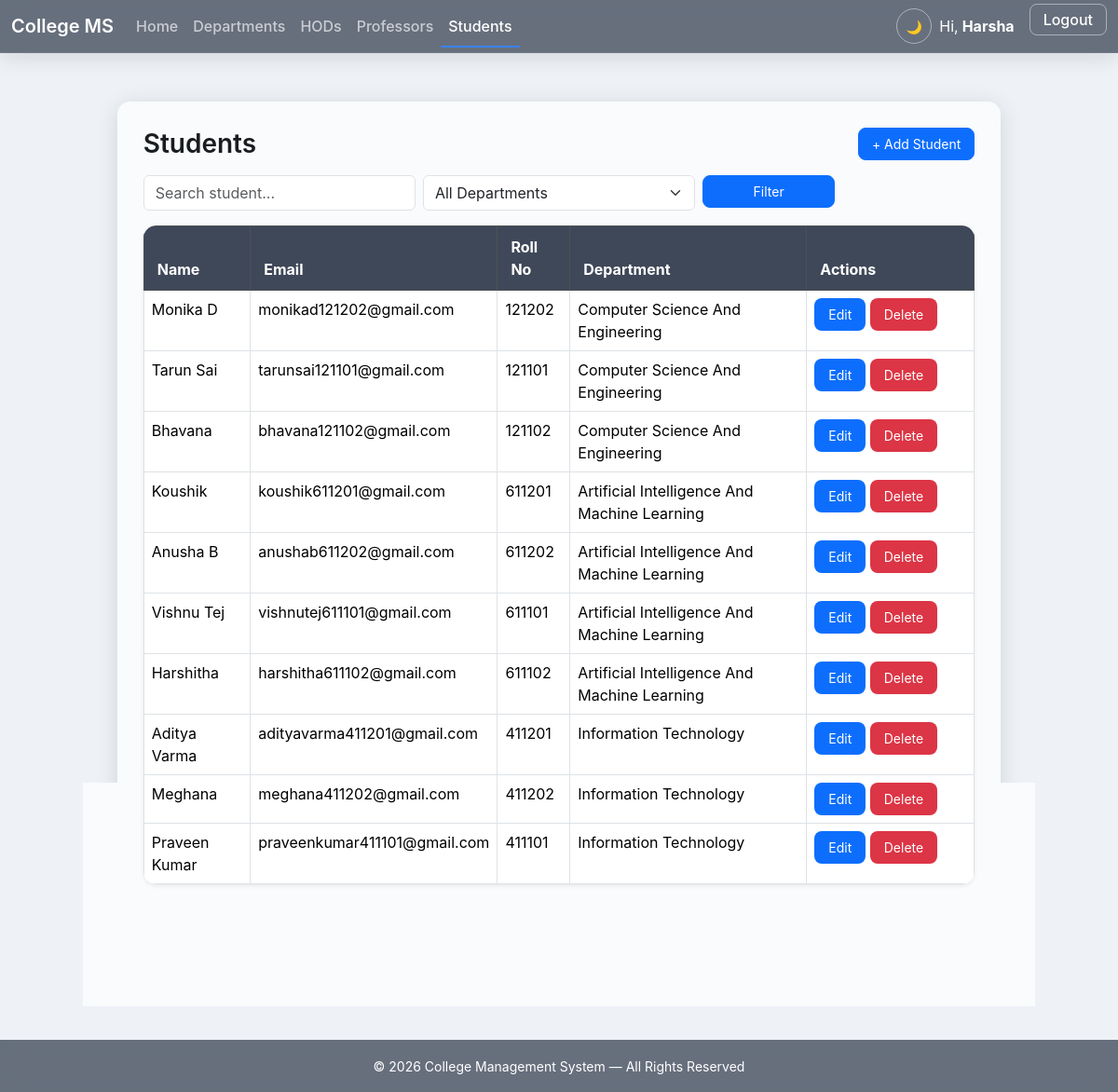
/students/ (signed in), run on an earlier commit of the app's database.
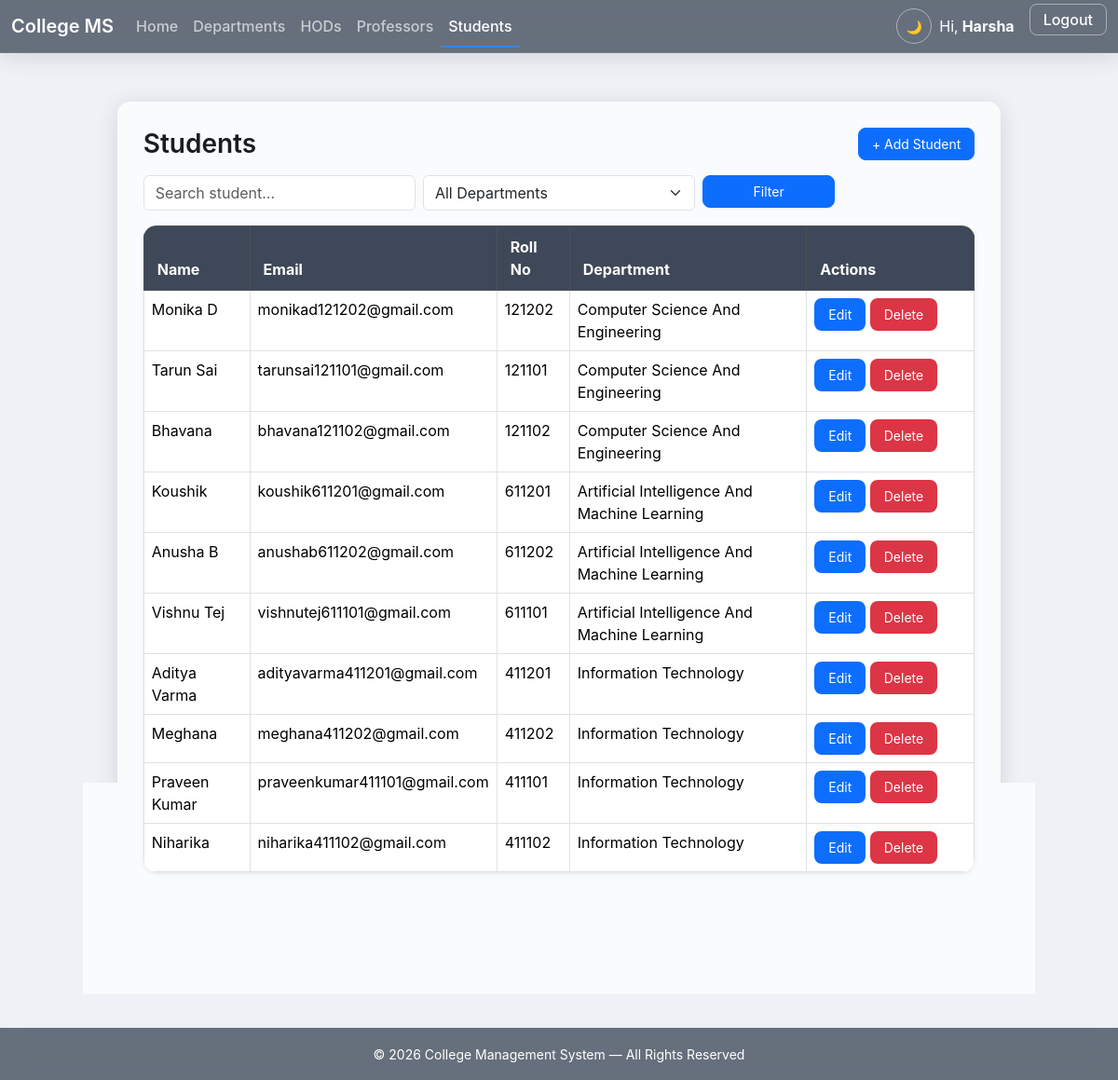
And on a later commit of the database.
### app1/models.py (models this page shows, shortened)
class Student(models.Model):
    professor = models.ForeignKey(Professor,on_delete=models.CASCADE,related_name='students')
    department = models.ForeignKey(Department,on_delete=models.CASCADE)
    name = models.CharField(max_length=100)
    roll_no = models.CharField(max_length=20, unique=True)
    email = models.EmailField(unique=True)

class Department(models.Model):
    name = models.CharField(max_length=100, unique=True)
    code = models.CharField(max_length=10, unique=True)

### app1/views.py (the view)
# urls.py: path('students/', views.student_list, name='student_list'),
@login_required
def student_list(request):
    search = request.GET.get('search', '')
    dept = request.GET.get('department', '')
    qs = Student.objects.all().order_by('id')
    if search:
        qs = qs.filter(name__icontains=search)
    if dept:
        qs = qs.filter(department__name=dept)
    paginator = Paginator(qs, 10)
    page = request.GET.get('page')
    data = paginator.get_page(page)
    return render(request, 'frontend_app1/student_list.html', {
        'data': data,
        'departments': Department.objects.all(),
        'search': search,
        'department_selected': dept,
    })

### templates/frontend_app1/student_list.html (shortened to what this page needs)
{% extends 'base.html' %}
{% block content %}
<div class="table-page page-fade">
    <div class="d-flex justify-content-between align-items-center mb-3">
        <h3 class="fw-semibold m-0">Students</h3>
        <a href="{% url 'add_student' %}" class="btn btn-primary btn-sm">
            + Add Student
        </a>
    </div>
    <form method="get" class="row g-2 mb-3">
        <div class="col-md-4">
            <input type="text" name="search" value="{{ request.GET.search }}"
                   class="form-control" placeholder="Search student...">
        </div>
        <div class="col-md-4">
            <select name="department" class="form-select">
                <option value="">All Departments</option>
            </select>
        </div>
        <div class="col-md-2">
            <button class="btn btn-primary w-100">Filter</button>
        </div>
    </form>
    <table class="table table-bordered table-hover bg-white shadow-sm">
        <thead class="table-dark">
            <tr>
                <th>Name</th>
                <th>Email</th>
                <th>Roll No</th>
                <th>Department</th>
                <th style="width:180px;">Actions</th>
            </tr>
        </thead>
        <tbody>
        {% for x in data %}
            <tr>
                <td>{{ x.name }}</td>
                <td>{{ x.email }}</td>
                <td>{{ x.roll_no }}</td>
                <td>{{ x.department.name }}</td>
                <td>
                    <a href="{% url 'confirm_edit_student' x.id %}" class="btn btn-edit btn-sm">Edit</a>
                    <a href="{% url 'delete_student' x.id %}" class="btn btn-delete btn-sm">Delete</a>
                </td>
            </tr>
        {% empty %}
            <tr><td colspan="5" class="text-center text-muted">No students found.</td></tr>
        {% endfor %}
        </tbody>
    </table>
    {% include 'frontend_app1/pagination.html' with data=data %}
</div>
{% endblock %}

### templates/base.html (shortened to what this page needs)
{% load static %}
<!DOCTYPE html>
<html lang="en" data-bs-theme="light">
<head>
    <link href="https://cdn.jsdelivr.net/npm/bootstrap@5.3.2/dist/css/bootstrap.min.css" rel="stylesheet">
    <link rel="stylesheet" href="{% static 'css/style.css' %}">
</head>
<body>
<nav class="navbar navbar-expand-lg navbar-dark">
    <div class="container-fluid">
        <a class="navbar-brand fw-semibold" href="{% url 'home' %}">
            College MS
        </a>
        <div class="collapse navbar-collapse" id="mainNavbar">
            <ul class="navbar-nav me-auto mb-2 mb-lg-0">
                <li class="nav-item">
                    <a class="nav-link {% if request.resolver_match.url_name == 'home' %}active{% endif %}"
                    href="{% url 'home' %}">
                    Home
                    </a>
                </li>
                <li class="nav-item">
                    <a class="nav-link {% if request.resolver_match.url_name == 'department_list' %}active{% endif %}"
                    href="{% url 'department_list' %}">
                    Departments
                    </a>
                </li>
                <li class="nav-item">
                    <a class="nav-link {% if request.resolver_match.url_name == 'hod_list' %}active{% endif %}"
                    href="{% url 'hod_list' %}">
                    HODs
                    </a>
                </li>
                <li class="nav-item">
                    <a class="nav-link {% if request.resolver_match.url_name == 'professor_list' %}active{% endif %}"
                    href="{% url 'professor_list' %}">
                    Professors
                    </a>
                </li>
                <li class="nav-item">
                    <a class="nav-link {% if request.resolver_match.url_name == 'student_list' %}active{% endif %}"
                    href="{% url 'student_list' %}">
                    Students
                    </a>
                </li>
            </ul>
            <ul class="navbar-nav ms-auto">
                <li class="nav-item me-2">
                    <button id="themeToggle" class="theme-toggle-btn">
                        <span id="themeIcon">🌙</span>
                    </button>
                </li>
                {% if user.is_authenticated %}
                    <li class="nav-item d-flex align-items-center text-white me-3">
                        Hi, <b class="ms-1">{{ user.username }}</b>
                    </li>
                    <li class="nav-item">
                        <a class="btn-nav btn-nav-outline" href="{% url 'logout' %}">Logout</a>
                    </li>
                {% endif %}
            </ul>
        </div>
    </div>
</nav>
<div class="container py-4">
    {% block content %}{% endblock %}
</div>
<footer class="footer mt-4">
    <small>&copy; {% now "Y" %} College Management System — All Rights Reserved</small>
</footer>
</body>
</html>

### templates/frontend_app1/pagination.html (shortened to what this page needs)
{% if data.has_other_pages %}
<nav class="mt-3">
    <ul class="pagination pagination-sm justify-content-end">
        <li class="page-item disabled">
            <span class="page-link">
            </span>
        </li>
        {% if data.has_next %}
        <li class="page-item">
            <a class="page-link" href="?page={{ data.next_page_number }}">Next &raquo;</a>
        </li>
        {% endif %}
    </ul>
</nav>
{% endif %}

### static/css/style.css (style rules this page uses)
:root { --bg: #eef2f7; --bg-glass: rgba(255,255,255,0.55); --text: #1a1d20; --text-muted: #6c757d; --card: rgba(255,255,255,0.65); --navbar: rgba(30,41,59,0.65); --table-header: rgba(30,41,59,0.85); --table-row-even: rgba(0,0,0,0.03); --table-row-hover: rgba(59,130,246,0.08); --btn-edit: #0d6efd; --btn-edit-hover: #0b5ed7; --btn-delete: #dc3545; --btn-delete-hover: #bb2d3b; --blur: 14px; --radius: 14px; --shadow: 0 4px 24px rgba(0,0,0,0.12); }
:root, .dark { transition: background .35s ease, color .35s ease; }
html, body { margin: 0; padding: 0; background: var(--bg); color: var(--text); font-family: "Inter", "Poppins", sans-serif; min-height: 100vh; display: flex; flex-direction: column; }
.navbar { background: var(--navbar) !important; backdrop-filter: blur(var(--blur)); box-shadow: var(--shadow); border-bottom: 1px solid rgba(255,255,255,0.08); transition: .35s ease; }
.navbar-brand { color: white !important; font-weight: 600; }
.nav-link { font-weight: 500; color: rgba(255,255,255,0.65) !important; position: relative; transition: .25s ease; }
.nav-link:hover, .nav-link.active { color: white !important; }
.nav-link::after { content:''; position:absolute; left:0; bottom:-3px; height:2px; width:0%; background:#3b82f6; border-radius:3px; transition:.25s ease; }
.nav-link:hover::after, .nav-link.active::after { width:100%; }
.content-box, .table-page, .form-page { width:85%; max-width:1100px; margin:28px auto; padding:28px; background:var(--card); backdrop-filter: blur(var(--blur)); border-radius: var(--radius); box-shadow: var(--shadow); animation: fadeUp .45s ease forwards; opacity:0; }
.table { border-radius: var(--radius); overflow:hidden; backdrop-filter: blur(var(--blur)); }
.table thead th { background: var(--table-header); color:white !important; padding:10px 14px; }
.table tbody tr { transition:.25s ease; }
.table tbody tr:nth-child(even) { background: var(--table-row-even); }
button, .btn { border-radius: 8px; font-size:14px; padding:6px 14px; cursor:pointer; transition:.22s ease; }
.btn-edit { background: var(--btn-edit) !important; color:white !important; }
.btn-delete { background: var(--btn-delete) !important; color:white !important; }
input, select { width:100%; padding:10px; border-radius:8px; border:1px solid rgba(180,180,180,0.4); background:var(--card); backdrop-filter: blur(var(--blur)); color:var(--text); transition:.25s; }
.btn-nav { padding:6px 14px; border-radius:8px; font-weight:500; text-decoration:none; transition:.22s ease; }
.btn-nav-outline { background:transparent; border:1.5px solid rgba(255,255,255,0.45); color:white !important; }
.theme-toggle-btn { width:38px; height:38px; border-radius:50%; border:1.5px solid rgba(255,255,255,0.45); background:transparent; color:white; display:flex; justify-content:center; align-items:center; cursor:pointer; transition:.3s ease; }
.footer { margin-top:auto; padding:16px; text-align:center; background:var(--navbar); color:white; backdrop-filter:blur(var(--blur)); }

What changed in the data, as far as the page shows it:
removed Student: name "Harshitha", email "harshitha611102@gmail.com", roll_no "611102", department.name "Artificial Intelligence And Machine Learning"
now on this page (row unchanged): Student: name "Niharika", email "niharika411102@gmail.com", roll_no "411102", department.name "Information Technology"
